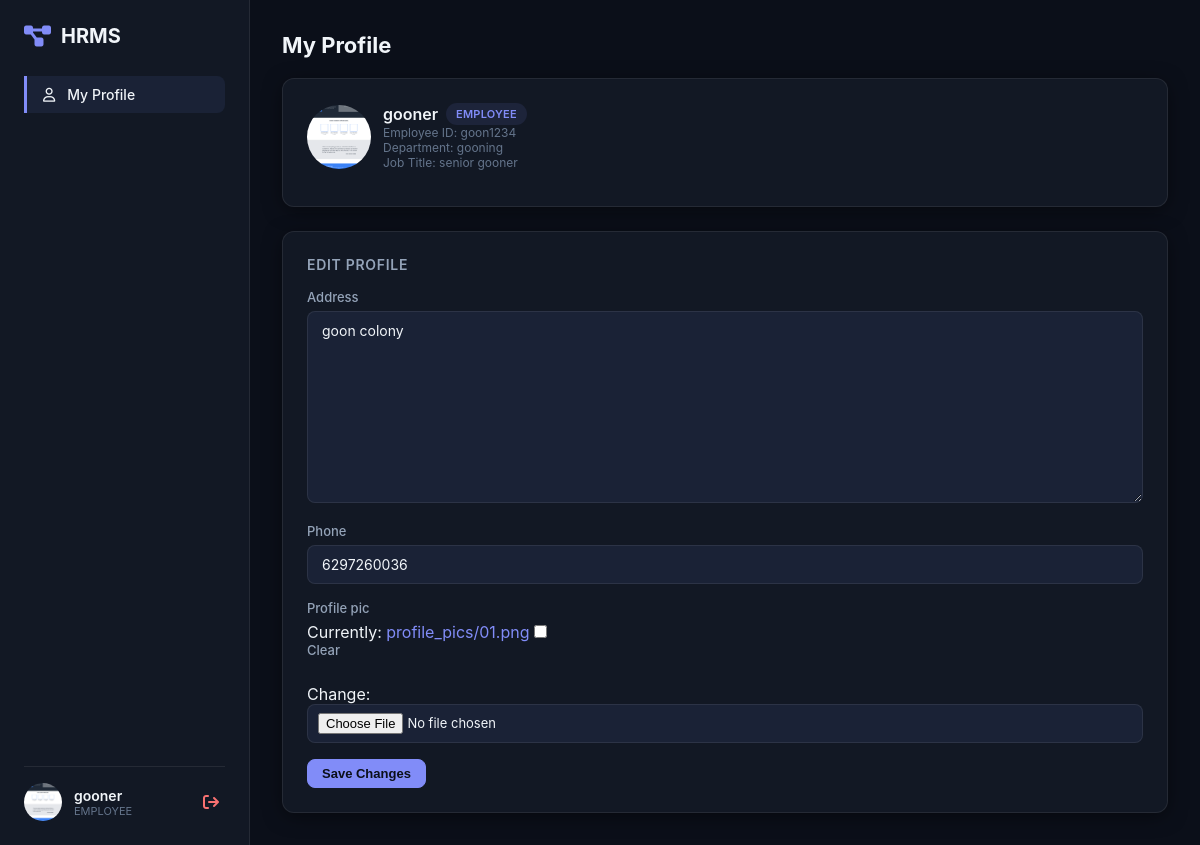
Screenshot of /profile/ (signed in) with the database file from the repository.
### accounts/models.py (models this page shows, shortened)
class Profile(models.Model):
    ROLE_CHOICES = [
            ("EMPLOYEE", 'Employee'),
            ("ADMIN", "Admin/HR")
            ]
    user = models.OneToOneField(User, on_delete= models.CASCADE)
    role = models.CharField(max_length= 10, choices= ROLE_CHOICES, default="EMPLOYEE")
    employee_id = models.CharField(max_length= 20, unique= True)
    department = models.CharField(max_length= 100, blank= True)
    job_title = models.CharField(max_length= 100, blank= True)
    phone = models.CharField(max_length= 15, blank= True)
    address = models.TextField(blank= True)
    email = models.CharField(max_length=100, blank= True)
    profile_pic = models.ImageField(upload_to= 'profile_pics/', blank= True, null= True)

### accounts/views.py (the view)
# urls.py: path('profile/', views.profile_view, name='profile'),
@login_required
def profile_view(request):
    profile = request.user.profile
    is_admin = profile.role == 'ADMIN'
    FormClass = AdminProfileForm if is_admin else EmployeeProfileForm
    if request.method == 'POST':
        form = FormClass(request.POST, request.FILES, instance=profile)
        if form.is_valid():
            form.save()
            return redirect('profile')
    else:
        form = FormClass(instance=profile)
    return render(request, 'accounts/profile.html', {'form': form, 'profile': profile})

### accounts/forms.py
class EmployeeProfileForm(forms.ModelForm):
    class Meta:
        model = Profile
        fields = ['address', 'phone', 'profile_pic']

### accounts/templates/accounts/profile.html (shortened to what this page needs)
{% extends "accounts/base.html" %}
{% block content %}
<div class="hdr">
    <h1 style="font-size:22px; font-weight:700;">
        {% if profile.user == user %}My Profile{% else %}{{ profile.user.username }}'s Profile{% endif %}
    </h1>
</div>
<div class="card" style="margin-bottom:24px;">
    <div class="row" style="border-bottom:none; padding-top:0;">
        {% if profile.profile_pic %}
            <img src="{{ profile.profile_pic.url }}" alt="{{ profile.user.username }}" style="width:64px; height:64px; border-radius:50%; object-fit:cover;">
        {% else %}
            <div class="avatar av-a" style="width:64px; height:64px; font-size:20px;">{{ profile.user.username|first|upper }}</div>
        {% endif %}
        <div class="meta">
            <div class="meta-name" style="font-size:16px;">
                {{ profile.user.username }}
                <span class="badge badge-{{ profile.role|lower }}">{{ profile.role }}</span>
            </div>
            <div class="meta-sub">Employee ID: {{ profile.employee_id }}</div>
            {% if profile.department %}<div class="meta-sub">Department: {{ profile.department }}</div>{% endif %}
            {% if profile.job_title %}<div class="meta-sub">Job Title: {{ profile.job_title }}</div>{% endif %}
        </div>
    </div>
</div>
<div class="card">
    <div class="section-title">Edit Profile</div>
    <form method="post" enctype="multipart/form-data" novalidate>
        {% for field in form %}
            <div class="form-group">
                <label for="{{ field.id_for_label }}">{{ field.label }}</label>
                {{ field }}
            </div>
        {% endfor %}
        <button type="submit" class="btn btn-primary">Save Changes</button>
    </form>
</div>
{% endblock %}

### accounts/templates/accounts/base.html (shortened to what this page needs)
{% load static %}
<!DOCTYPE html>
<html lang="en">
<head>
    <link rel="stylesheet" href="https://cdnjs.cloudflare.com/ajax/libs/font-awesome/6.5.1/css/all.min.css">
    <link rel="stylesheet" href="{% static 'css/style.css' %}">
</head>
<body>
    {% if user.is_authenticated %}
    <div class="app-container">
        <aside class="sidebar">
            <div class="brand"><i class="fa-solid fa-diagram-project"></i> HRMS</div>
            <ul class="nav-list">
                <li class="nav-item {% if request.resolver_match.url_name == 'profile' %}active{% endif %}">
                    <a href="{% url 'profile' %}"><i class="fa-regular fa-user"></i> My Profile</a>
                </li>
            </ul>
            <div class="user-profile-section">
                {% if user.profile.profile_pic %}
                    <img src="{{ user.profile.profile_pic.url }}" alt="{{ user.username }}">
                {% else %}
                    <div class="avatar av-a">{{ user.username|first|upper }}</div>
                {% endif %}
                <div class="user-profile-info">
                    <div class="name">{{ user.username }}</div>
                    <div class="role">{{ user.profile.role }}</div>
                </div>
                <a href="{% url 'logout' %}" class="logout-btn" title="Logout"><i class="fa-solid fa-arrow-right-from-bracket"></i></a>
            </div>
        </aside>
        <main class="main-content">
            {% block content %}{% endblock %}
        </main>
    </div>
    {% else %}
        {% block auth_content %}{% endblock %}
    {% endif %}
</body>
</html>

### rows the page displays
Profile: profile_pic (picture), user.username "gooner", role "EMPLOYEE", employee_id "goon1234", department "gooning", job_title "senior gooner", form "goon colony" "6297260036"

### other values shown
{{ user.username }} "gooner"
{{ user.profile.role }} "EMPLOYEE"
{{ field.label }} "Address" "Phone" "Profile pic"
